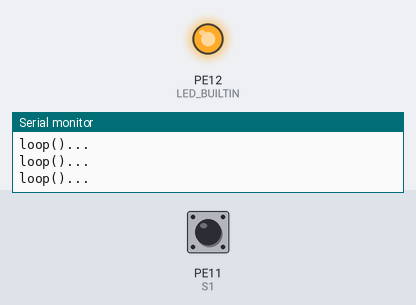
Recording of a sketch running on a simulated STM32 Blue Pill. On the bench: output pins drawn as LEDs (lit = HIGH), the last lines printed to the serial monitor. Dashed ring = blinking. Inputs (shaded band) come from the test bench; at power-on: PE11 (S1) HIGH.

Above: at 1.2 s.
1.3 s: PE11 (S1) pulled LOW for 0.15 s
At 1.55 s:
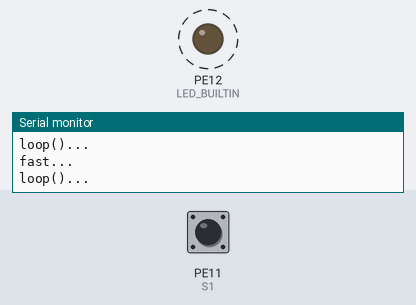
4.3 s: PE11 (S1) pulled LOW for 1 s
At 5.2 s:
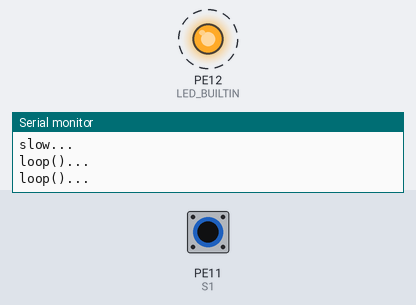
Timing chart, 0 to 13.3 s (numbered marks = the images above; inputs shaded):
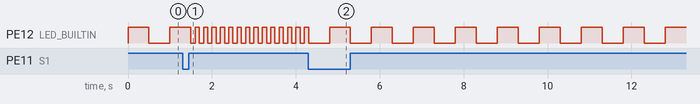

The sketch:

despi-m02-arduino.ino
```cpp
//
// Sample code that shows the board features of the DESPI-M02. Well, all but
// the actual SPI interface, which is the whole point of this board. :-)
//
// We show how to blink `LED4` and how to control the blink time using button
// `S1`. Trace information is sent to the serial console, which we initialise
// using the correct pins for this board.
//

#define PIN_SERIAL_TX PA9   // on-board UART TX pin
#define PIN_SERIAL_RX PA10  // on-board UART RX pin
#define S1 PE11             // the on-board bush-button
#define LED_BUILTIN PE12    // the only controllable, on-board LED

volatile bool fast = false;
volatile unsigned long suppress_interrupts_until = millis();
const unsigned long bounce_time_ms = 200;

bool high = false;

void setup() {
  // light the active-low ED early, so the system feels fast
  pinMode(LED_BUILTIN, OUTPUT);
  digitalWrite(LED_BUILTIN, LOW);

  // The generic config does not define the TX and RX pins correctly.
  Serial.setTx(PIN_SERIAL_TX);
  Serial.setRx(PIN_SERIAL_RX);
  Serial.begin(115200);

  pinMode(S1, INPUT_PULLUP);
  attachInterrupt(digitalPinToInterrupt(S1), on_S1_pressed, FALLING);
}

void on_S1_pressed() {
  const unsigned long now = millis();
  if (now > suppress_interrupts_until) {
    suppress_interrupts_until = now + bounce_time_ms;
    fast = !fast;

    Serial.println(fast ? "fast..." : "slow...");
  } else {
    // ignore this interrupt. Probably a bounce.
    Serial.println("bounce...");
  }
}

void loop() {
  Serial.printf("loop()...\n");

  high = !high;
  digitalWrite(LED_BUILTIN, high ? HIGH : LOW);
  delay(fast ? 100 : 500);
}
```

Measured:
- after the input at 1.3 s, PE12 (LED_BUILTIN): alternates HIGH for 0.10 s and LOW for 0.10 s, starting after 0.30 s
- after the input at 4.3 s, PE12 (LED_BUILTIN): alternates HIGH for 0.50 s and LOW for 0.50 s, starting after 0.50 s
